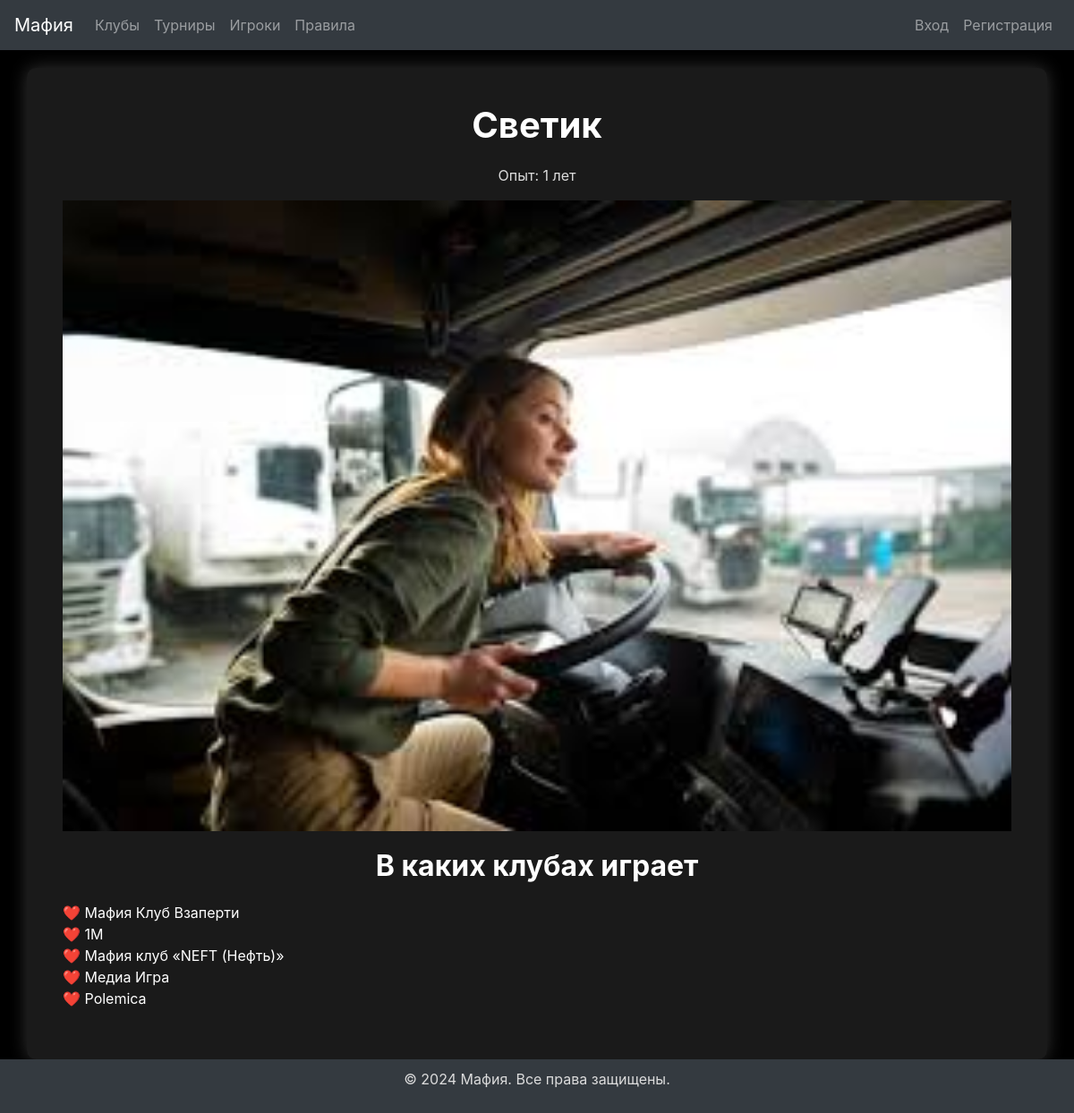
Screenshot of /players/players/4/ with the database file from the repository.
### players/models.py (models this page shows, shortened)
class Players(models.Model):
    nickname = models.CharField(max_length=50, verbose_name="Никнейм")
    experience = models.PositiveIntegerField(verbose_name="Опыт (в годах)")
    photo = models.ImageField(upload_to='photos/', blank=True, null=True, verbose_name="Фото")
    clubs = models.ManyToManyField(Club, blank=True, related_name='players', verbose_name="Клубы")

### clubs/models.py (models this page shows, shortened)
class Club(models.Model):
    name = models.CharField(max_length=100)
    description = models.TextField()
    link = models.URLField()
    photo = models.ImageField(upload_to='club_photos/',
                              default='club_photos/default.jpg')

### players/views.py (the view)
# urls.py: path('players/<int:pk>/', views.player_detail, name='player_detail'),
def player_detail(request, pk):
    player = get_object_or_404(Players, pk=pk)
    clubs = player.clubs.all()
    return render(request, 'players/player_detail.html', {
        'player': player,
        'clubs': clubs,
    })

### players/templates/players/player_detail.html (shortened to what this page needs)
{% extends "base.html" %}
{% block content %}
<h1>{{ player.nickname }}</h1>
<p>Опыт: {{ player.experience }} лет</p>
{% if player.photo %}
    <img src="{{ player.photo.url }}" alt="{{ player.nickname }}" class="img-fluid">
{% endif %}
<h2>В каких клубах играет</h2>
<ul style="list-style: none; padding: 0;">
    {% for club in clubs %}
        <li style="text-align: left;">
            ❤️ {{ club.name }}
        </li>
    {% empty %}
        <li>Клубы отсутствуют.</li>
    {% endfor %}
</ul>
{% endblock %}

### templates/base.html (style rules this page uses)
body { background-color: black; color: white; text-align: center; }
h1, h2 { color: #fff; margin-bottom: 20px; font-weight: bold; }
p { color: #dcdcdc; }
img { width: 100%; height: auto; margin-bottom: 20px; }

### rows the page displays
Players: nickname "Светик", experience "1", photo (picture)
Club: name "Мафия Клуб Взаперти"
Club: name "1М"
Club: name "Мафия клуб «NEFT (Нефть)»"
Club: name "Медиа Игра"
Club: name "Polemica"
